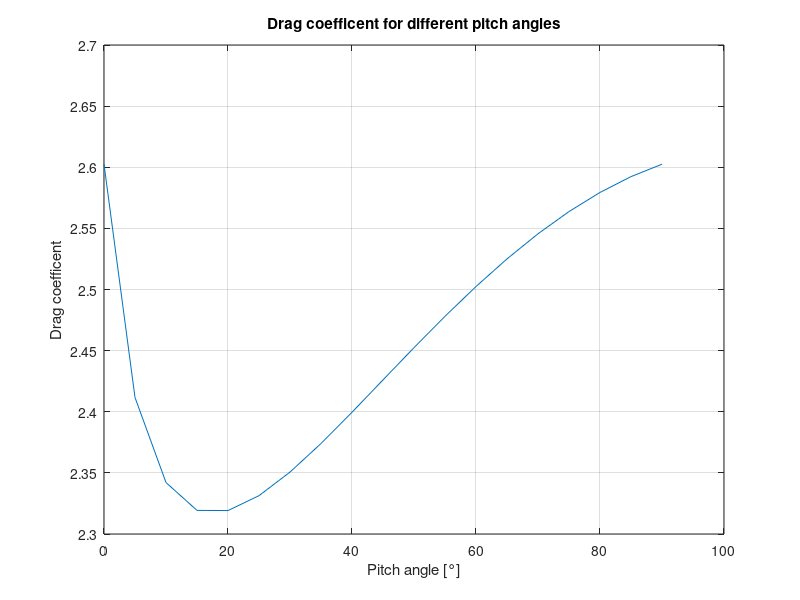
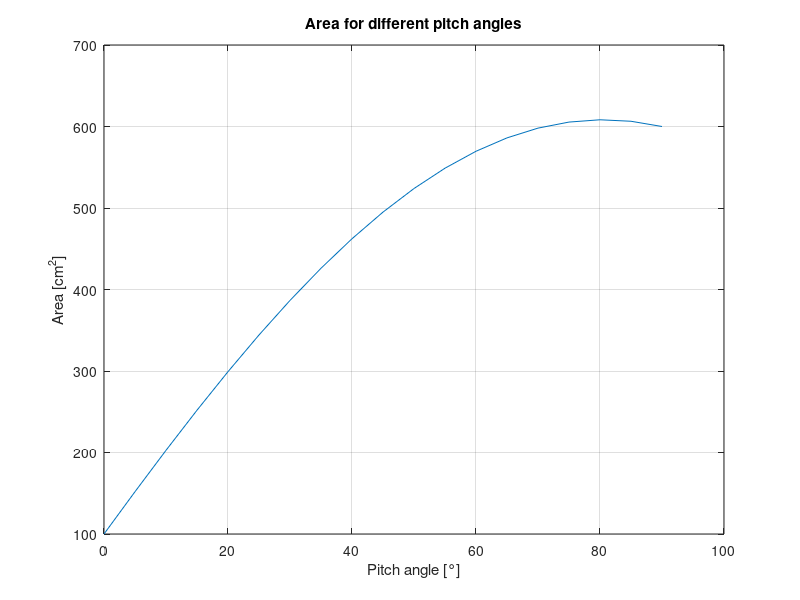
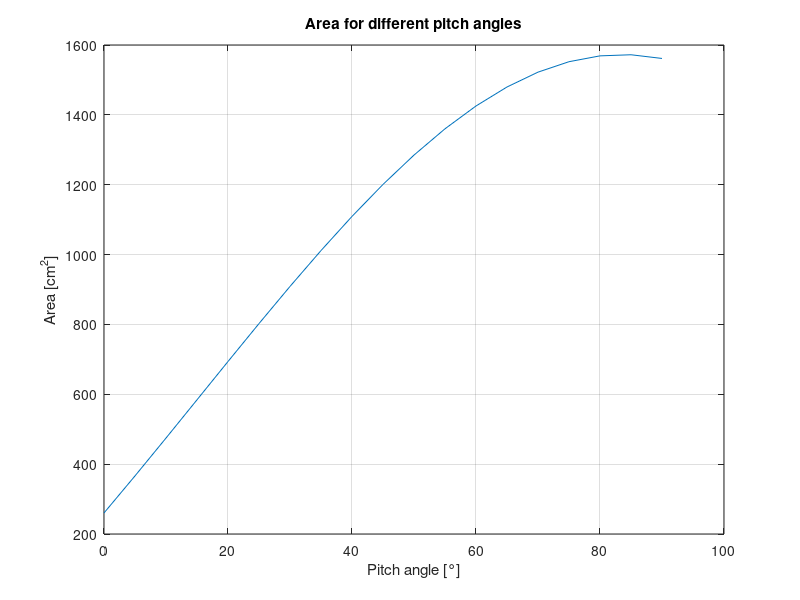

The MATLAB script that drew these images, in order: (Note: this script raises an error after producing the figures.)
num_points = 10 + 9 ;


%C_d control check

mu = 13/ 26.98; % ratio of Nitrogen to Aliminnium
alpha_teoretical = (4*mu)/(1+mu)^2*(cos(pi/4))^2; %

alpha_teoretical_2 = (7.5*10^(-17)*5.14*10^7*10^6*1011)/ (1.0 + (7.5*10^(-17)*5.14*10^7*10^6*1011)); % for NRLSMIE-00 model

alpha = alpha_teoretical_2;
r = sqrt(1-alpha);

%flat plate normal flow
C_d_flat90 = 2*(1+(2/3)*r);

C_d_vec   = zeros(num_points,1);
theta_vec = zeros(num_points,1);
A_ref_tot_vec = zeros(num_points,1);

deg_in_iteration = 90 / num_points -1 ;

for c = 1:num_points

    theta = (5*(pi/180))*(c-1); %pitch of satellite
    
    %flat plate at incidence theta
    C_d_flat_theta = 2*(1+(2/3)*r*sin(theta));
    C_d_flat_theta_inv = 2*(1+(2/3)*r*sin(pi/2-theta));
    
    % portion of total area as A_ref
    
    %Areas
    %2 solar panels
    A_tot_solar = 2*15*15;
    A_ref_solar = A_tot_solar*sin(theta);
    
    %box (front and upper side)
    A_tot_box_front = 10*10;
    A_tot_box_top = 15*10;
    
    A_ref_box_front = A_tot_box_front*cos(theta);
    A_ref_box_top   = A_tot_box_top*sin(theta);
    
    
    A_ref_tot = A_ref_solar + A_ref_box_top + A_ref_box_front;
    
    %Total drag coefficent
    C_d_total = (A_ref_box_front/A_ref_tot)* C_d_flat_theta_inv + ((A_ref_tot-A_ref_box_front)/A_ref_tot)* C_d_flat_theta;
    C_d_vec(c)   = C_d_total;
    theta_vec(c) = theta;
    A_ref_tot_vec(c) = A_ref_tot;

end

A_X_C_D = A_ref_tot_vec.*C_d_vec;

figure(1);
plot(theta_vec*180/pi, C_d_vec);
title("Drag coefficent for different pitch angles")
grid on;
xlabel('Pitch angle [°]') 
ylabel('Drag coefficent') 

figure(2);
plot(theta_vec*180/pi, A_ref_tot_vec);
title("Area for different pitch angles")
grid on;
xlabel('Pitch angle [°]') 
ylabel('Area [cm^2]') 

figure(3)
plot(theta_vec*180/pi, A_ref_tot_vec.*C_d_vec);
title("Area for different pitch angles")
grid on;
xlabel('Pitch angle [°]') 
ylabel('Area [cm^2]') 

syms x
h(x) = 40.0121*x^4 + -411.7354*x^3 + 327.3380*x^2 + 1173.9619*x^1 + 261.1192;
g(x) = finverse(h(x));



% X = theta_vec;
% y = A_X_C_D;
% modelfun = @(b,x) b(1) * x.^2 + b(2)* x.^3 + b(3) + b(4)* x.^(0.5);
% beta0 = [1 1 1 1];
% mdl = fitnlm(X,y,modelfun,beta0);
% sol = fitnlm;

fx_d = 0;

x = theta_vec; 
y = A_X_C_D/10^4;
p = polyfit(x,y,4);
%p = [40.01, -411.74, 327.3, 1173.96, 261.12-fx_d];
p(5) = p(5) - fx_d;
r = roots(p);
root = select_root(r, 0, pi/2)
syms x
% assume(x > 0);
%assume(x <= pi/2);
% assumptions(x)
fx(x) = poly2sym(p);
%gx(x) = finverse(fx);
%sol = gx(1200);
%sol_num = double(sol);

% 
% options = optimset('Display','iter'); % show iterations
% z_inv = fzero(@(x) (fx(x) - fx_d), [0 pi/2], options);
% sol_num = double(z_inv);


function root = select_root(roots, lower_bound, upper_bound)
    %extract values that are within the inteval
    root = [];
    for row = 1:size(roots)
        val = roots(row);
        if val > lower_bound && val < upper_bound
            root(end+1) = val;
        end

    end
    if size(root,2) > 1
        root_index = min(root);
        root = root(root_index);
    end

    if size(root,2) < 1
    end

end

function y = F(x)
    y = 40.0121*x^4 + -411.7354*x^3 + 327.3380*x^2 + 1173.9619*x^1 + 261.1192;
end


function area_drag = f(theta)
    alpha_teoretical_2 = (7.5*10^(-17)*5.14*10^7*10^6*1011)/ (1.0 + (7.5*10^(-17)*5.14*10^7*10^6*1011)); % for NRLSMIE-00 model

    alpha = alpha_teoretical_2;
    r = sqrt(1-alpha);

    %C_d_flat_theta = (2*(1+(2/3)*r*sin(theta)));
    %C_d_flat_theta_inv = (2*(1+(2/3)*r*sin(pi/2-theta)));
    
    % portion of total area as A_ref
    
    %Areas
    %2 solar panels
    %A_tot_solar = 2*15*15;
    %A_ref_solar = 2*15*15*sin(theta);
    
    %box (front and upper side)
    %A_tot_box_front = 10*10;
    %A_tot_box_top = 15*10;
    
    %A_ref_box_front = (10*10*cos(theta));
    %A_ref_box_top   = (15*10*sin(theta));
    
    
    %A_ref_tot = (2*15*15*sin(theta) + (15*10*sin(theta)) + (10*10*cos(theta)));
    
    %Total drag coefficent
    %C_d_total = ((10*10*cos(theta))/(2*15*15*sin(theta) + (15*10*sin(theta)) + (10*10*cos(theta))))* (2*(1+(2/3)*r*sin(pi/2-theta))) + (((2*15*15*sin(theta) + (15*10*sin(theta)) + (10*10*cos(theta)))-(10*10*cos(theta)))/(2*15*15*sin(theta) + (15*10*sin(theta)) + (10*10*cos(theta))))* (2*(1+(2/3)*r*sin(theta)));
    
    area_drag = (2*15*15*sin(theta) + (15*10*sin(theta)) + (10*10*cos(theta))) * ((10*10*cos(theta))/(2*15*15*sin(theta) + (15*10*sin(theta)) + (10*10*cos(theta))))* (2*(1+(2/3)*r*sin(pi/2-theta))) + (((2*15*15*sin(theta) + (15*10*sin(theta)) + (10*10*cos(theta)))-(10*10*cos(theta)))/(2*15*15*sin(theta) + (15*10*sin(theta)) + (10*10*cos(theta))))* (2*(1+(2/3)*r*sin(theta)));
end


